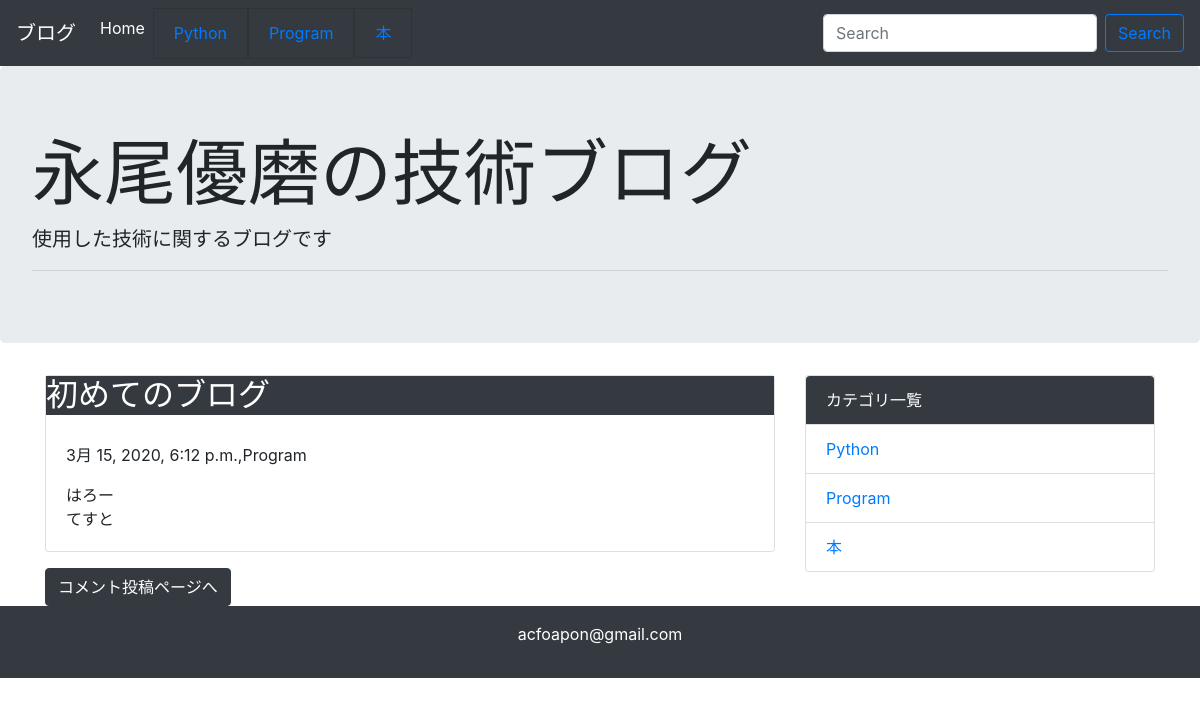
/detail/1, run on the app's committed database.
### blog/models.py (models this page shows, shortened)
class Category(models.Model):
    name = models.CharField('カテゴリ名', max_length=255)
    created_at = models.DateTimeField('作成日', default=timezone.now)
    def __str__(self):
        return self.name

class Post(models.Model):
    title = models.CharField('タイトル', max_length=255)
    text = models.TextField('本文')
    created_at = models.DateTimeField('作成日', default=timezone.now)
    category = models.ForeignKey(Category, verbose_name='カテゴリ', on_delete=models.PROTECT)

### blog/views.py (the view)
# urls.py: path('detail/<int:pk>',views.DetailView.as_view(),name='detail'),
class DetailView(generic.DetailView):
    model = Post

### blog/context_processors.py (called while the page is built)
def common(request):
    context = {
        'category_list': Category.objects.all()
    }
    return context

### blog/templates/blog/post_detail.html (shortened to what this page needs)
{% extends 'blog/base.html' %}
{% block content %}
     <div class="card mb-3">
            <h2 class="card-headerb bg-dark text-white">{{ post.title }}</h2>
            <div class="card-body">
                <p>{{ post.created_at }},{{ post.category }}</p>
                {{ post.text | linebreaksbr|urlize }}
            </div>
        </div>
<a class="btn btn-dark" href="{% url 'blog:comment' post.pk %}">コメント投稿ページへ</a>
{% endblock content %}

### blog/templates/blog/base.html (shortened to what this page needs)
<!doctype html>
<html lang="ja">
<head>
    <link rel="stylesheet" href="https://maxcdn.bootstrapcdn.com/bootstrap/4.0.0-beta.2/css/bootstrap.min.css"
>
</head>
<body>
<nav class="navbar navbar-expand-lg navbar-dark bg-dark">
    <a class="navbar-brand" href="">ブログ</a>
    <div class="collapse navbar-collapse" id="navbarSupportedContent">
        <ul class="navbar-nav mr-auto">
            <li class="nav-item active">
                <a class="nav-link" href="{% url 'blog:index' %}">Home</a>
            </li>
            <li class="nav-item active">
                {% for category in category_list %}
                    <li class="list-group-item bg-dark text-white">
                        <a href="{% url 'blog:category' category.pk %}"> {{ category }}</a>
                    </li>
                {% endfor %}
            </li>
    </div>
    <form class="form-inline my-2 my-lg-0" method="GET" action="{% url 'blog:index' %}">
        <input class="form-control mr-sm-2" type="text" placeholder="Search" aria-label="Search" name="keyword">
        <button class="btn btn-outline-primary my-2 my-sm-0" type="submit">Search</button>
    </form>
</nav>
<div class="jumbotron">
    <h1 class="display-3">永尾優磨の技術ブログ</h1>
    <p class="lead">使用した技術に関するブログです</p>
    <hr class="my-2">
</div>
<div class="container">
    <div class="row">
        <div class="col-md-8">
            {% block content %}
            {% endblock %}
        </div>
        <div class="col-md-4">
            <div class="card">
                <ul class="list-group list-group-flush">
                    <li class="list-group-item bg-dark text-white">カテゴリ一覧</li>
                    {% for category in category_list %}
                        <li class="list-group-item"><a href="{% url 'blog:category' category.pk %}"> {{ category }}</a>
                        </li>
                    {% endfor %}
                </ul>
            </div>
        </div>
    </div>
</div>
<footer class="bg-dark text-white text-center py-3">
    <p>acfoapon@gmail.com</p>
</footer>
</body>
</html>

### data on the page
Category: name "Python"
Category: name "Program"
Category: name "本"
Post: title "初めてのブログ", created_at "3月 15, 2020, 6:12 p.m.", category "Program", text "はろー てすと"
